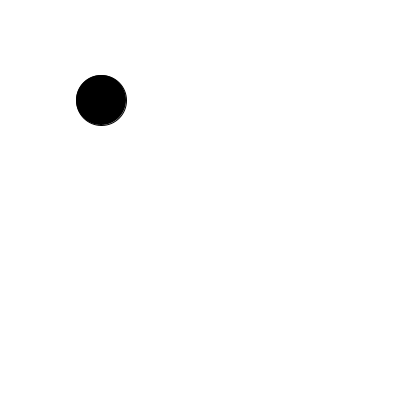
Frame 1 (no input)
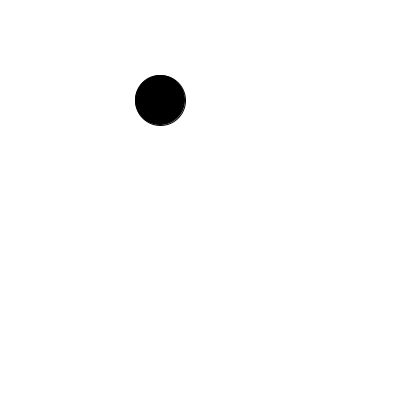
Frame 60 (the mouse pressed at the canvas centre just before this capture)
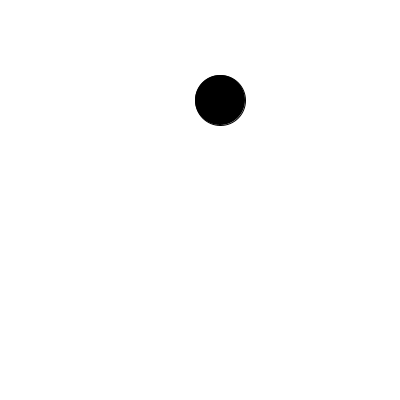
Frame 120 (the mouse held since frame 60 and released just before this capture)

The Processing sketch that drew these frames (run headless with seeded random() and noise(); from frame 60 on, the mouse is pressed at the canvas centre):

// Processing sketch: boundaries
// ── boundaries.pde
int CIRCLE_EXTEND = 50; 

int circleX;
int circleY;

int dirX;

void setup() {
  size(400, 400);
  
  circleX = 100;
  circleY = 100;
  dirX = 1;
}

void draw() {
  background(255);
  fill(0);
  
  circleX = circleX + dirX;
  boolean isWidthWallHit = circleX + (CIRCLE_EXTEND / 2) >= width;
  if (isWidthWallHit || circleX - (CIRCLE_EXTEND / 2) <= 0) {
    dirX = dirX * -1;
  }
  
  
  circle(circleX, circleY, CIRCLE_EXTEND);
}
